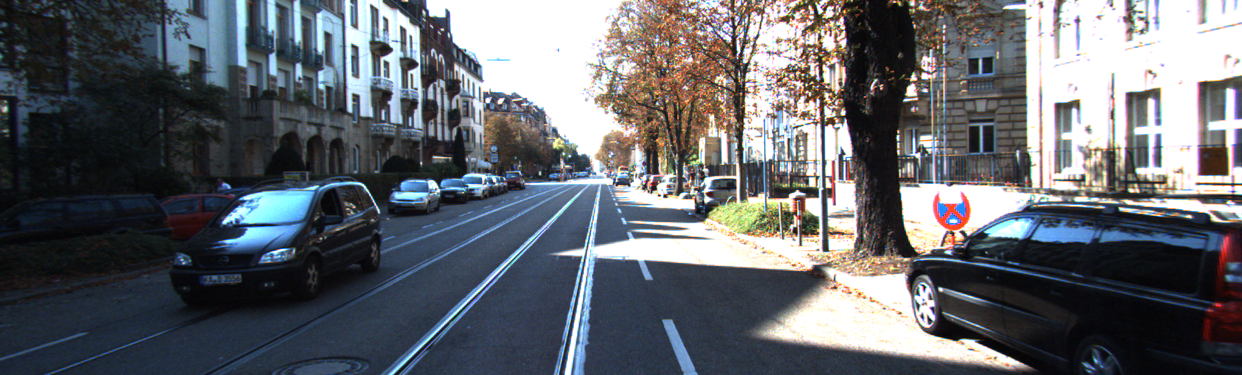
#> input picture images/data_scene_flow/image_2/000000_10.png, 1242 x 375 px
$ python SGBM_GPU.py   (older library calls are emulated)
#> lines starting #> are read from the running program, lines starting #| are printed output that depends on the picture; after the words box and inside, x2 and y2 are one past the last pixel; in counts of white or black regions, pixels touching at a corner belong together
# -*- coding: utf-8 -*-
"""
Created on Mon Aug 24 14:11:46 2020

@author: Hana Luo
"""

# -*- coding: utf-8 -*-
"""
Created on Fri Aug 21 22:04:48 2020

@author: Hana Luo
"""
import numpy as np
import cv2
import time
import os
import cuda
'''
从KITTI的标定文件calib_cam_to_cam中导入参数
标号2,3为彩色相机
'''
# 启用GPU加速
os.environ["CUDA_VISIBLE_DEVICES"] = "0"

#双目相机参数
#左相机内参数
cameraMatrix1 = np.array([[7.215377e+02, 0.000000e+00, 6.095593e+02],
                          [0.000000e+00, 7.215377e+02, 1.728540e+02],
                          [0.000000e+00, 0.000000e+00, 1.000000e+00,]])

#右相机内参数
cameraMatrix2 = np.array([[7.215377e+02, 0.000000e+00, 6.095593e+02],
                          [0.000000e+00, 7.215377e+02, 1.728540e+02],
                          [0.000000e+00, 0.000000e+00, 1.000000e+00,]])

'''
cameraMatrix1 = np.array([[9.597910e+02, 0.000000e+00, 6.960217e+02],
                          [0.000000e+00, 9.569251e+02, 2.241806e+02],
                          [0.000000e+00, 0.000000e+00, 1.000000e+00,]])
#右相机内参数
cameraMatrix2 = np.array([[9.037596e+02, 0.000000e+00, 6.957519e+02],
                          [0.000000e+00, 9.019653e+02, 2.242509e+02],
                          [0.000000e+00, 0.000000e+00, 1.000000e+00,]])
'''

#左右相机畸变系数:[k1, k2, p1, p2, k3]
distCoeffs1 = np.array([[-3.691481e-01, 1.968681e-01, 1.353473e-03, 5.677587e-04, -6.770705e-02]])
distCoeffs2= np.array([[-3.639558e-01, 1.788651e-01, 6.029694e-04, -3.922424e-04, -5.382460e-02]])

#旋转矩阵
R2 = np.array([[9.999758e-01, -5.267463e-03, -4.552439e-03 ],
              [5.251945e-03, 9.999804e-01, -3.413835e-03 ],
              [4.570332e-03, 3.389843e-03, 9.999838e-01]])

R3 = np.array([[9.995599e-01, 1.699522e-02, -2.431313e-02],
              [-1.704422e-02, 9.998531e-01, -1.809756e-03],
              [2.427880e-02, 2.223358e-03, 9.997028e-01]])

R =  np.linalg.inv(R2)*R3

#平移矩阵
T2 = np.array([5.956621e-02, 2.900141e-04, 2.577209e-03])

T3 = np.array([-4.731050e-01, 5.551470e-03, -5.250882e-03])

T = T2 - T3

#矫正一张图像看看是否完成了极线矫正
start_time = time.time()
fname1 = './images/data_scene_flow/image_2/000000_10.png'
fname2 = './images/data_scene_flow/image_2/000000_11.png'
img1 = cv2.imread(fname1)
#> img1 is the input picture: shape (375, 1242, 3); mean B, G, R 107.6, 102.1, 98.9
img2 = cv2.imread(fname2)
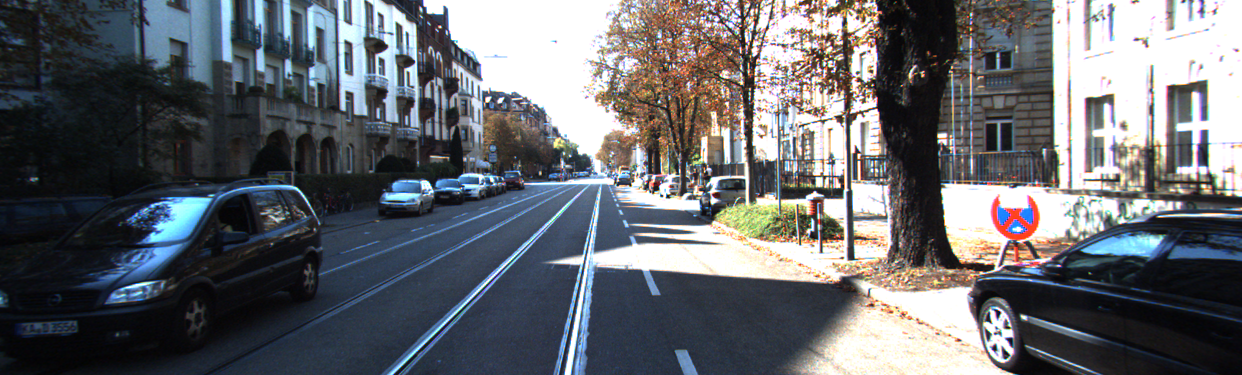
#> input picture images/data_scene_flow/image_2/000000_11.png, 1242 x 375 px
#> img2 is the input picture: shape (375, 1242, 3); mean B, G, R 108.9, 104.2, 101.5
gray1 = cv2.cvtColor(img1, cv2.COLOR_BGR2GRAY)
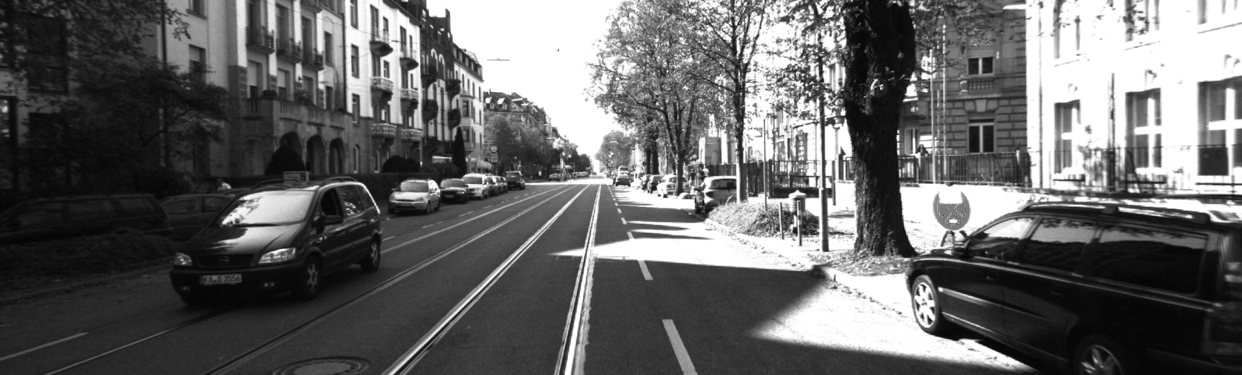
#> gray1: shape (375, 1242); min 4, max 255, mean 101.8
w,h = gray1.shape[::-1]
#> w = 1242; h = 375

R1, R2, P1, P2, Q, validPixROI1, validPixROI2 = \
    cv2.stereoRectify(cameraMatrix1, distCoeffs1, cameraMatrix2, distCoeffs2, (w, h), R, T)
#> validPixROI1 = (18, 0, 1224, 359); validPixROI2 = (75, 0, 1167, 359)

map1_1, map1_2 = cv2.initUndistortRectifyMap(cameraMatrix1, distCoeffs1, R1, P1, (w, h), cv2.CV_32FC1) #cv2.CV_16SC2
map2_1, map2_2 = cv2.initUndistortRectifyMap(cameraMatrix2, distCoeffs2, R2, P2, (w, h), cv2.CV_32FC1)

result1 = cv2.remap(img1, map1_1, map1_2, cv2.INTER_LINEAR)
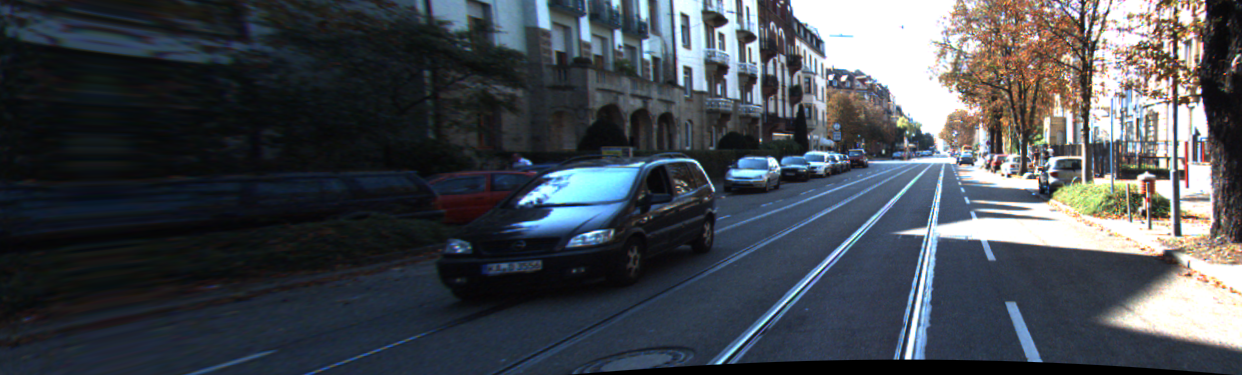
#> result1: shape (375, 1242, 3); mean B, G, R 79.9, 73.5, 68.4
result2 = cv2.remap(img2, map2_1, map2_2, cv2.INTER_LINEAR)
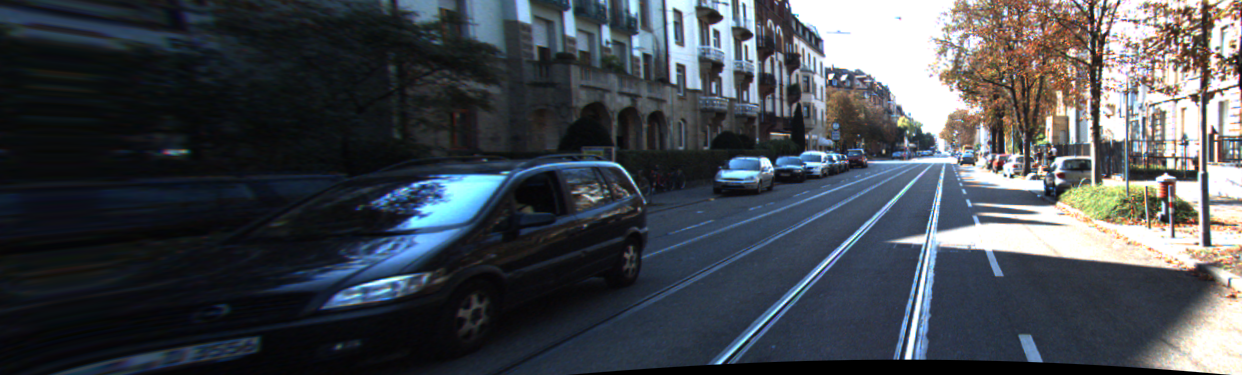
#> result2: shape (375, 1242, 3); mean B, G, R 79.2, 73.1, 68.3

print("矫正处理时间%f(s)" % (time.time() - start_time))
result = np.concatenate((result1, result2), axis=1)
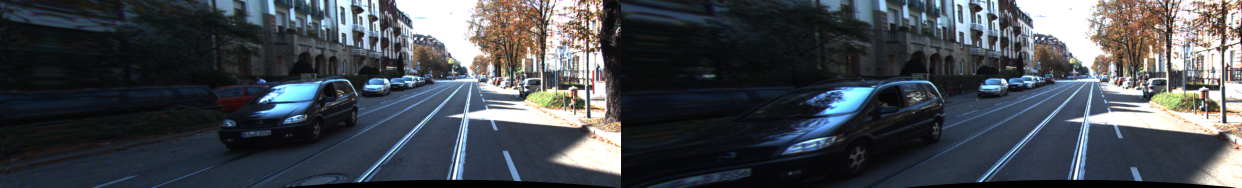
#> result: shape (375, 2484, 3) (shown at 1/2 size); mean B, G, R 79.6, 73.3, 68.3
result[::20, :] = 0
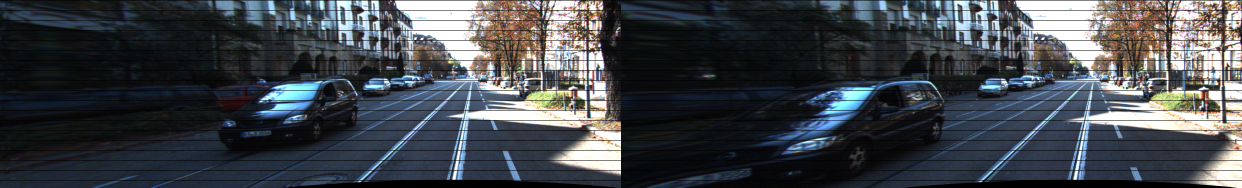
#> result: shape (375, 2484, 3) (shown at 1/2 size); 5.04% of pixels changed, all inside (x1, y1, x2, y2) = (0, 0, 2484, 361)
cv2.namedWindow("rectification",0)
cv2.imshow("rectification",result)
#cv2.imwrite("E:/pics/rec_k0.png", result)

#计算视差图并显示
#视差计算
#> (the run stopped early here; a loop or call above may not have finished)
